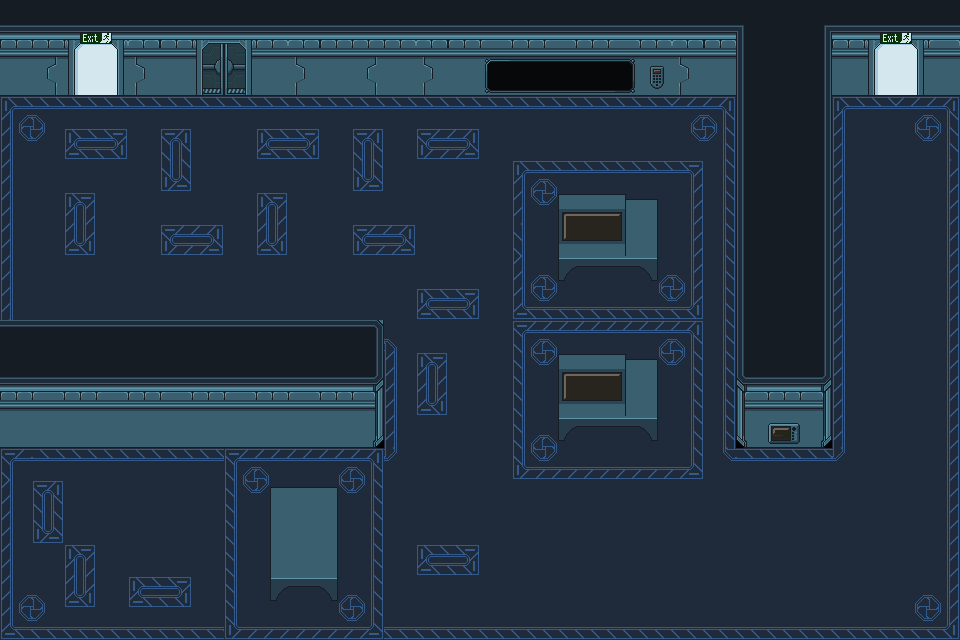

This game map was drawn from its Tiled (.tmx) file and the tilesets committed beside it. A one-line description and the trimmed map source follow:
An orthogonal 30x20 tile map with 32x32 px tiles, 3 tile layers (ground, tables, decoration), 3 hidden layers not drawn, 2 tilesets.

<map version="1.10" tiledversion="1.12.2" orientation="orthogonal" renderorder="right-down" width="30" height="20" tilewidth="32" tileheight="32" infinite="0" nextlayerid="7" nextobjectid="1">
 <tileset firstgid="1" source="scifi_hackspace_frama.tsx" />
 <tileset firstgid="100" source="scifi_space_rpg_tiles_lpcized.tsx" />
 <layer id="4" name="background-fill" width="30" height="20" visible="0">
  <data>[600 cells, 3 non-empty, 2 distinct tile ids]</data>
 </layer>
 <layer id="2" name="ground" width="30" height="20">
  <data>[600 cells, 600 non-empty, 45 distinct tile ids]</data>
 </layer>
 <layer id="3" name="tables" width="30" height="20">
  <data>[600 cells, 36 non-empty, 9 distinct tile ids]</data>
 </layer>
 <layer id="5" name="decoration" width="30" height="20">
  <data>[600 cells, 40 non-empty, 20 distinct tile ids]</data>
 </layer>
 <layer id="1" name="navmesh" width="30" height="20" visible="0">
  <data>[600 cells, 393 non-empty, 1 distinct tile ids]</data>
 </layer>
 <layer id="6" name="abcd" width="30" height="20" visible="0">
  <data>[600 cells, 0 non-empty, 0 distinct tile ids]</data>
 </layer>
</map>
